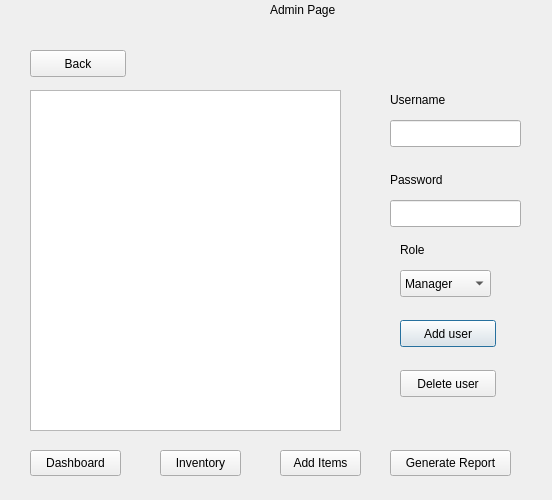
<?xml version="1.0" encoding="UTF-8"?>
<ui version="4.0">
 <class>adminpage</class>
 <widget class="QDialog" name="adminpage">
  <property name="geometry">
   <rect>
    <x>0</x>
    <y>0</y>
    <width>552</width>
    <height>500</height>
   </rect>
  </property>
  <property name="windowTitle">
   <string>Admin page</string>
  </property>
  <widget class="QLabel" name="label">
   <property name="geometry">
    <rect>
     <x>270</x>
     <y>0</y>
     <width>91</width>
     <height>19</height>
    </rect>
   </property>
   <property name="text">
    <string>Admin Page</string>
   </property>
  </widget>
  <widget class="QLineEdit" name="addNameBox">
   <property name="geometry">
    <rect>
     <x>390</x>
     <y>120</y>
     <width>131</width>
     <height>27</height>
    </rect>
   </property>
  </widget>
  <widget class="QLineEdit" name="addPassBox">
   <property name="geometry">
    <rect>
     <x>390</x>
     <y>200</y>
     <width>131</width>
     <height>27</height>
    </rect>
   </property>
  </widget>
  <widget class="QPushButton" name="addUserButton">
   <property name="geometry">
    <rect>
     <x>400</x>
     <y>320</y>
     <width>96</width>
     <height>27</height>
    </rect>
   </property>
   <property name="text">
    <string>Add user</string>
   </property>
  </widget>
  <widget class="QLabel" name="label_2">
   <property name="geometry">
    <rect>
     <x>390</x>
     <y>170</y>
     <width>70</width>
     <height>19</height>
    </rect>
   </property>
   <property name="text">
    <string>Password</string>
   </property>
  </widget>
  <widget class="QLabel" name="label_3">
   <property name="geometry">
    <rect>
     <x>390</x>
     <y>90</y>
     <width>81</width>
     <height>20</height>
    </rect>
   </property>
   <property name="text">
    <string>Username</string>
   </property>
  </widget>
  <widget class="QTableWidget" name="userTable">
   <property name="geometry">
    <rect>
     <x>30</x>
     <y>90</y>
     <width>311</width>
     <height>341</height>
    </rect>
   </property>
  </widget>
  <widget class="QPushButton" name="adminBack">
   <property name="geometry">
    <rect>
     <x>30</x>
     <y>50</y>
     <width>96</width>
     <height>27</height>
    </rect>
   </property>
   <property name="text">
    <string>Back</string>
   </property>
  </widget>
  <widget class="QPushButton" name="userDeleteButton">
   <property name="geometry">
    <rect>
     <x>400</x>
     <y>370</y>
     <width>96</width>
     <height>27</height>
    </rect>
   </property>
   <property name="text">
    <string>Delete user</string>
   </property>
  </widget>
  <widget class="QComboBox" name="roleBox">
   <property name="geometry">
    <rect>
     <x>400</x>
     <y>270</y>
     <width>91</width>
     <height>27</height>
    </rect>
   </property>
   <item>
    <property name="text">
     <string>Manager</string>
    </property>
   </item>
   <item>
    <property name="text">
     <string>Staff</string>
    </property>
   </item>
  </widget>
  <widget class="QLabel" name="label_4">
   <property name="geometry">
    <rect>
     <x>400</x>
     <y>240</y>
     <width>70</width>
     <height>19</height>
    </rect>
   </property>
   <property name="text">
    <string>Role</string>
   </property>
  </widget>
  <widget class="QPushButton" name="InventoryButton">
   <property name="geometry">
    <rect>
     <x>160</x>
     <y>450</y>
     <width>81</width>
     <height>26</height>
    </rect>
   </property>
   <property name="text">
    <string>Inventory</string>
   </property>
  </widget>
  <widget class="QPushButton" name="AddItemButton">
   <property name="geometry">
    <rect>
     <x>280</x>
     <y>450</y>
     <width>81</width>
     <height>26</height>
    </rect>
   </property>
   <property name="text">
    <string>Add Items</string>
   </property>
  </widget>
  <widget class="QPushButton" name="ReportsButton">
   <property name="geometry">
    <rect>
     <x>390</x>
     <y>450</y>
     <width>121</width>
     <height>26</height>
    </rect>
   </property>
   <property name="text">
    <string>Generate Report</string>
   </property>
  </widget>
  <widget class="QPushButton" name="Dashboard">
   <property name="geometry">
    <rect>
     <x>30</x>
     <y>450</y>
     <width>91</width>
     <height>26</height>
    </rect>
   </property>
   <property name="text">
    <string>Dashboard</string>
   </property>
  </widget>
 </widget>
 <resources/>
 <connections/>
</ui>
